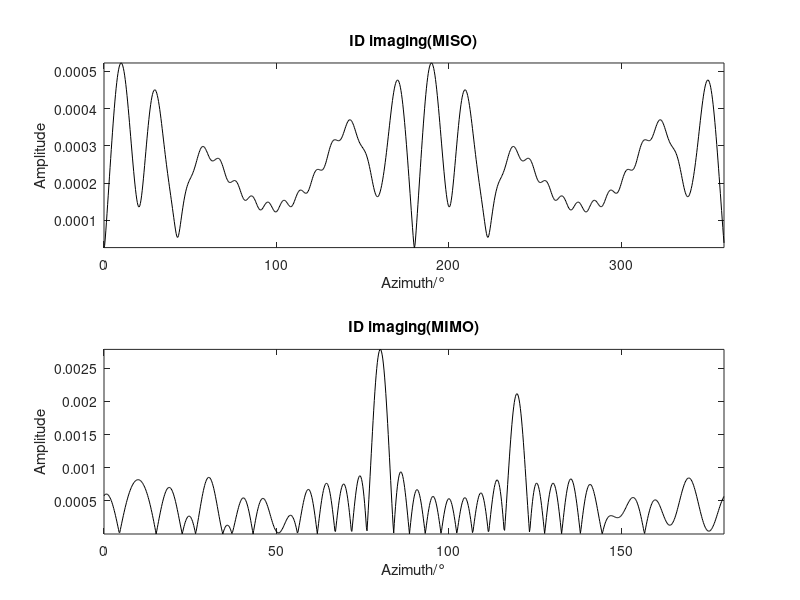

Reproduce this figure in MATLAB.
%% DEMO - Vortex wave target imaging based on FFT
%
% History :
%   Yao - 2021.6.14 - v1.0
%       1.Create File

%%
clc;clear;close all;  

%% Setting Parameters
% Basic
modeRange = 20;
f0 = 20e9;

c = 299792458;
lambda = c / f0 ;
k = 2.0 * pi / lambda; 

% Target 
scatteringPointNum = 2;
mRadius = [500,600] * lambda;
mElevation = [0.3,0.3]*pi;
mAzimuth = [80,120] * pi / 180;

%% Parameters
N = 1024;
elemNum = 16;
arrRadius = 5*lambda;

Z0 = 500*lambda;
obsRange = 100*lambda;
obsCount = 1024;

%% Computed Parameters
modes = -modeRange:1:modeRange ;
rcs = ones(1,scatteringPointNum);

%% Echo Signal
sr_miso = zeros(length(modes),1); 
sr_mimo = zeros(length(modes),1);

for i = 1 : length(modes)
   mode = modes(i);
   sr_miso(i) = rcs * (...
        elemNum * 1i^mode ...
        .* exp(-1i*2.0*k*mRadius') ./ (mRadius'.^2)...
        .* besselj(mode,k*arrRadius*sin(mElevation'))...
        .* exp(1i*mode*(mAzimuth')));
    
    sr_mimo(i)  = rcs * (... 
        elemNum^2 * (1i^mode).^2 ...
        .* exp(-1i*2.0*k*mRadius') ./ (mRadius'.^2)...
        .* besselj(mode,k*arrRadius*sin(mElevation')).^2 ...
        .* exp(1i* 2.0 *mode*mAzimuth'));
    
    % Phase compensation
    sr_miso(i) = sr_miso(i) * (-1i)^mode;
    sr_mimo(i) = sr_mimo(i) * ((-1i)^mode)^2;
end

%% Processing of Echo Signal
Y_miso = fft(sr_miso,N);
y_miso = abs( Y_miso / N );
x_miso = (0:(N-1))/N*360;

Y_mimo = fft(sr_mimo,N);
y_mimo = abs( Y_mimo / N );
x_mimo = (0:(N-1))/N*360/2;

%% Plot
figure(1);
subplot(211);plot(x_miso,y_miso,'k');
xlabel('Azimuth/°');ylabel('Amplitude');title('ID imaging(MISO)');
xlim([min(x_miso),max(x_miso)]);ylim([min(y_miso),max(y_miso)]);

subplot(212);plot(x_mimo,y_mimo,'k');
xlabel('Azimuth/°');ylabel('Amplitude');title('ID imaging(MIMO)');
xlim([min(x_mimo),max(x_mimo)]);ylim([min(y_mimo),max(y_mimo)]);